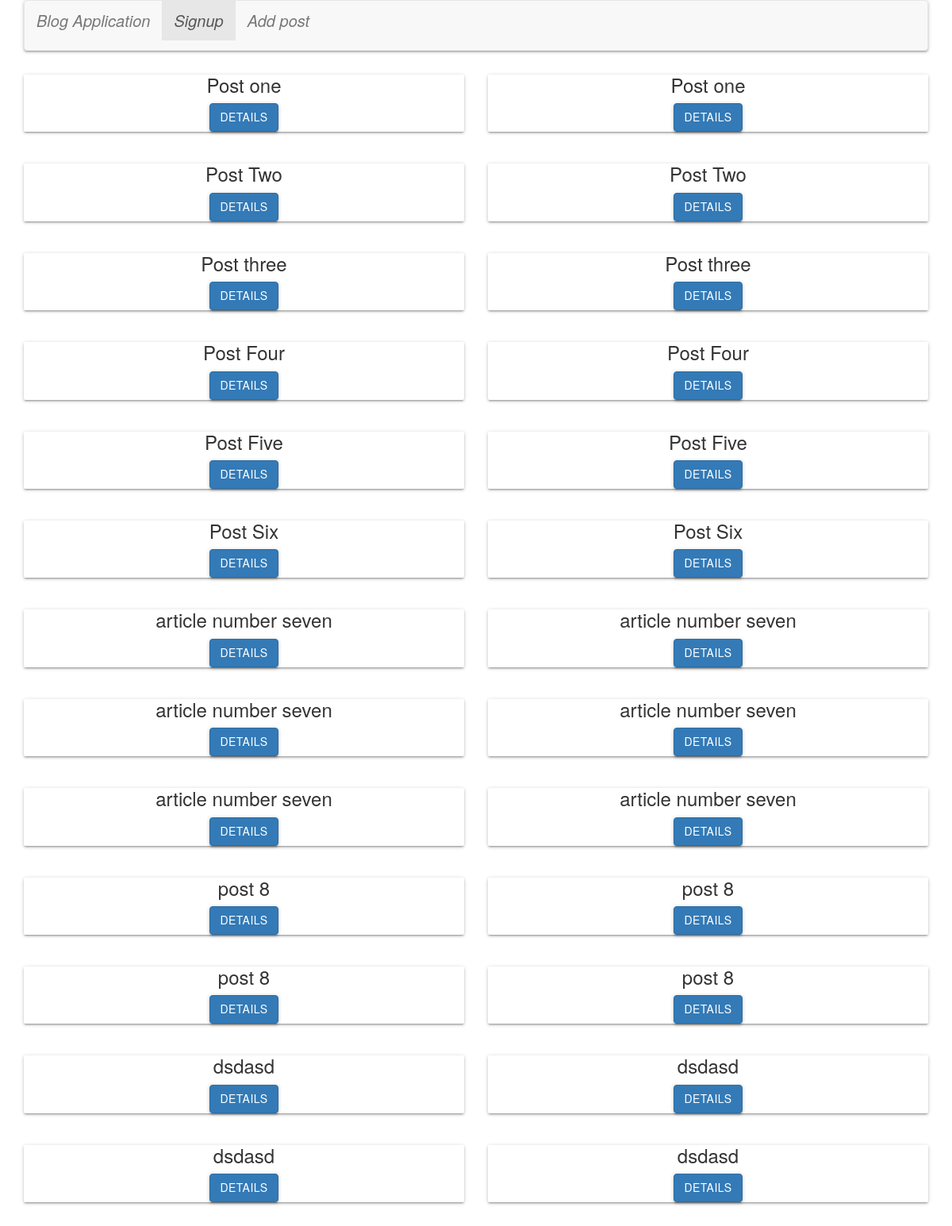
Screenshot of /blog/ with the database file from the repository.
### blog/models.py (models this page shows, shortened)
class Post(models.Model):
    title = models.CharField(max_length=200)
    text = models.TextField()
    created_at = models.DateTimeField(default=datetime.now, blank=True)

### blog/views.py (the view)
# urls.py: path('', views.index, name='index'),
def index(request):
    post = Post.objects.all()
    context = {
        'title':'These are the Latest Posts',
        'post': post,
        }
    return render(request,'blog/index.html', context)

### blog/templates/blog/index.html
{% extends 'blog/base.html' %}
{% load static %}
{% block content %}
    {% for index in post %}
        <div class="row">
            <div class="col-sm-6">
                <div class="card text-center">
                    <div class="card-body">
                        <h5 class="card-title">{{ index.title }}</h5>
                        <a href="/blog/details/{{ index.id }}" class="btn btn-primary">Details</a>
                    </div>
                </div>
             </div>
            <div class="col-sm-6">
                <div class="card text-center">
                    <div class="card-body">
                        <h5 class="card-title">{{ index.title }}</h5>
                        <a href="/blog/details/{{ index.id }}" class="btn btn-primary">Details</a>
                    </div>
                </div>
            </div>
        </div>
        {% endfor %}
{% endblock %}

### blog/static/css/main.css (style rules this page uses)
body { background-image: url("/images/bground.jpg") }

### rows the page displays
Post: title "Post one"
Post: title "Post Two"
Post: title "Post three"
Post: title "Post Four"
Post: title "Post Five"
Post: title "Post Six"
Post: title "article number seven"
Post: title "article number seven"
Post: title "article number seven"
Post: title "post 8"
Post: title "post 8"
Post: title "dsdasd"
Post: title "dsdasd"
